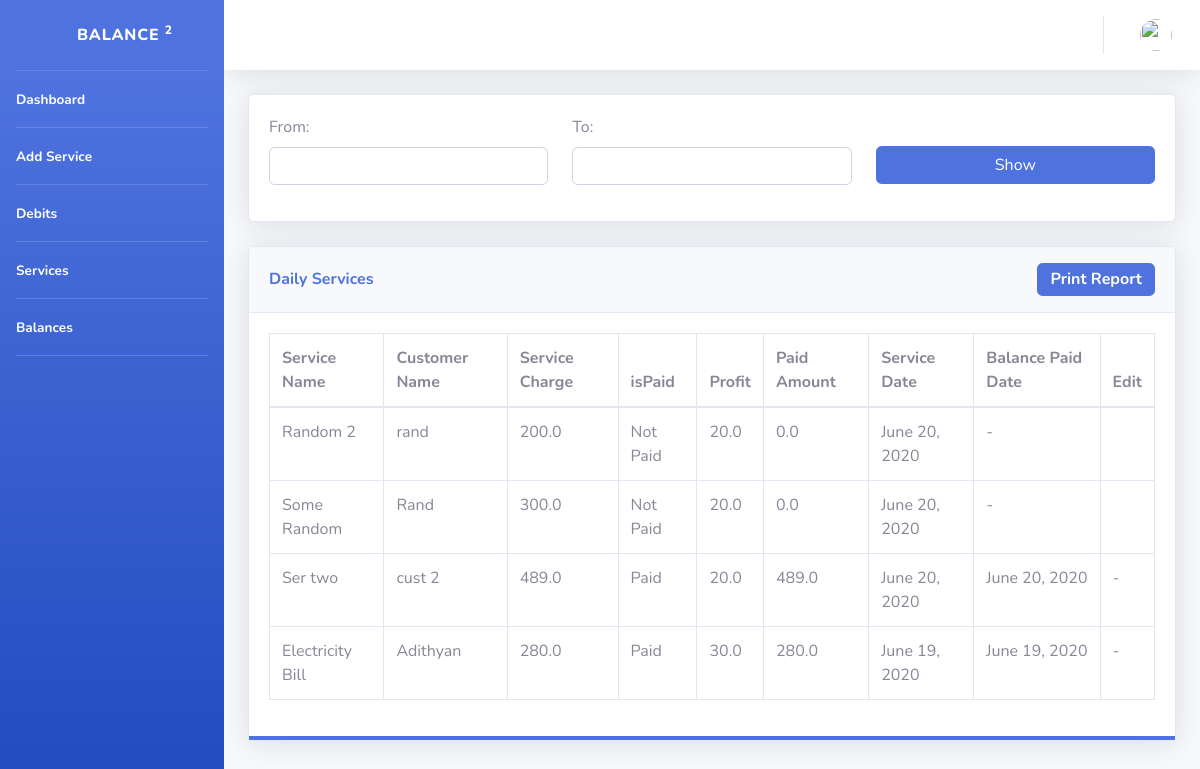
/services/, run on an earlier commit of the app's database.
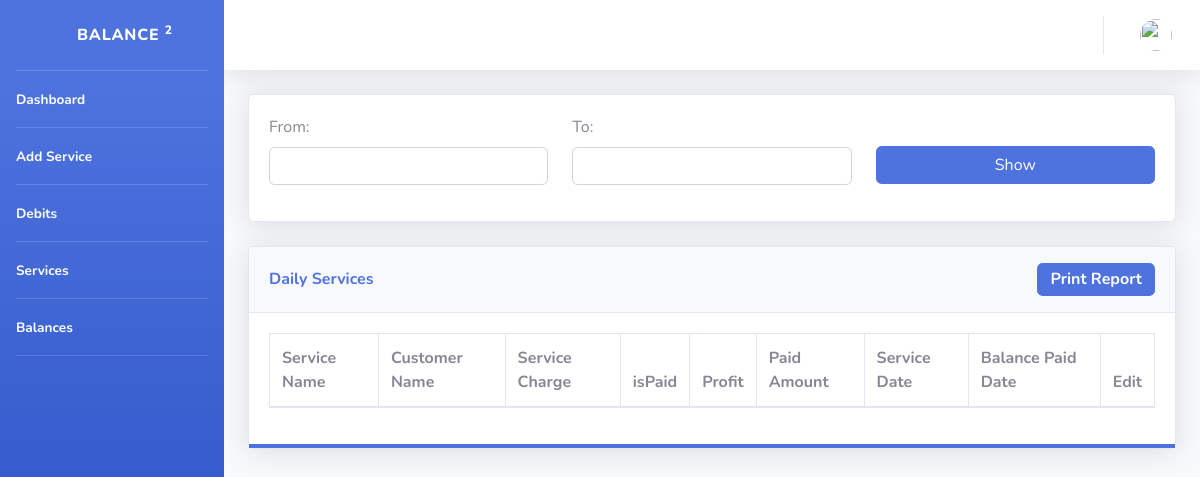
And on a later commit of the database.
### calcbook/models.py (models this page shows, shortened)
class Services(models.Model):
    service_name = models.CharField(max_length= 50)
    customer_id = models.ForeignKey(Customers , on_delete= models.CASCADE)
    service_charge = models.FloatField()
    profit = models.FloatField()
    isPaid = models.BooleanField()
    paid_amt = models.FloatField()
    service_date = models.DateField()
    bal_paid_date = models.DateField(blank=True, null=True)

class Customers(models.Model):
    name = models.CharField(max_length = 50)
    phone = models.CharField( max_length=13 , blank=True)
    email = models.EmailField(blank=True)

### calcbook/views.py (the view, shortened to what this page needs)
# urls.py: path('services/', views.ServiceListView.as_view(), name="services"),
class ServiceListView(ListView):
    services = Services.objects.order_by('-id')
    def get(self, request, *args, **kwargs):
        context = {'form': DateForm() , 'services': self.services}
        return render(request, 'service_list.html', context)

### calcbook/forms.py
class DateForm(forms.Form):
    date1 = forms.CharField(max_length=15 ,widget=forms.TextInput(attrs={
        'class': 'form-control shadow-none',
        'id' : 'date-1'
    }))
    date2 = forms.CharField(max_length=15 ,widget=forms.TextInput(attrs={
        'class': 'form-control shadow-none',
        'id' : 'date-2'
    }))

### templates/service_list.html (shortened to what this page needs)
{% extends 'base.html' %}
{% block body_block %}
<div class="card shadow mb-4 mt-4">
    <div class="card-body  border-top-primary">
        <form action="" method="POST">
            <div class="row">
               <div class="col-md-4 col-sm-6">
                  <div class="form-group">
                     <label for="debituse">From:</label>
                     {{form.date1}}
                  </div>
               </div>
               <div class="col-md-4 col-sm-6">
                  <div class="form-group">
                     <label for="debitamt">To:</label>
                     {{form.date2}}
                  </div>
               </div>
               <div class="col-md-4 col-sm-12" id="show">
                    <input type="submit" value="Show" class="btn btn-primary btn-block"  />
               </div>
            </div>
        </form>
    </div>
</div>
<div class="card shadow mb-4 mt-4">
    <div class="card-header py-3">
        <div class="table-print" style="display: flex; justify-content: space-between; align-items: center;">
            <h6 class="m-0 font-weight-bold text-primary">Daily Services</h6>
            <button class="btn btn-primary">
                <h6 class="m-0 font-weight-bold ">Print Report</h6>
            </button>
        </div>
    </div>
    <div class="card-body  border-bottom-primary">
        <div class="table-responsive ">
            <table class="table table-bordered" data-order='[[ 0, "des" ]]' id="dataTable" width="100%" cellspacing="0"
                align="center">
                <thead>
                    <tr>
                        <th>Service Name</th>
                        <th>Customer Name</th>
                        <th>Service Charge</th>
                        <th>isPaid</th>
                        <th>Profit</th>
                        <th>Paid Amount</th>
                        <th>Service Date</th>
                        <th>Balance Paid Date</th>
                        <th>Edit</th>
                    </tr>
                </thead>
                <tbody>
                    {% for service in services %}
                    <tr>
                        <td>{{service.service_name}}</td>
                        <td>{{service.customer_id.name}}</td>
                        <td>{{service.service_charge}}</td>
                        {% if service.isPaid == True %}
                        <td>Paid</td>
                        {% else %}
                        <td>Not Paid</td>
                        {% endif %}
                        <td>{{service.profit}}</td>
                        <td>{{service.paid_amt}}</td>
                        <td>{{service.service_date}}</td>
                        {% if service.bal_paid_date == None %}
                        <td>-</td>
                        {% else %}
                        <td>{{service.bal_paid_date}}</td>
                        {% endif %}
                        <td>
                            {% if service.isPaid %}
                                -
                            {% else %}
                                <a href="/update_services/{{service.id}}/update/"><i class="fa fa-pencil-alt"></i> </a>
                            {% endif %}
                        </td>
                    </tr>
                    {% endfor %}
                </tbody>
            </table>
        </div>
    </div>
{% endblock body_block %}

### templates/base.html (shortened to what this page needs)
{% load static %}
<!DOCTYPE html>
<html lang="en">
<head>
   <link href="{% static 'vendor/fontawesome-free/css/all.min.css' %}" rel="stylesheet" type="text/css">
   <link rel="stylesheet" href="{% static 'css/bootstrap-datepicker.min.css' %}">
   <link href="{% static 'vendor/datatables/dataTables.bootstrap4.min.css' %}" rel="stylesheet">
   <link href="{% static 'css/sb-admin-2.min.css' %}" rel="stylesheet">
</head>
<body id="page-top">
   <div id="wrapper">
      <ul class="navbar-nav bg-gradient-primary sidebar sidebar-dark accordion" id="accordionSidebar">
         <a class="sidebar-brand d-flex align-items-center justify-content-center" href="index.html">
            <div class="sidebar-brand-icon rotate-n-15">
               <i class="fas fa-laugh-wink"></i>
            </div>
            <div class="sidebar-brand-text mx-3">Balance <sup>2</sup></div>
         </a>
         <hr class="sidebar-divider my-0">
         <li class="nav-item active">
            <a class="nav-link" href="/welcome">
               <span>Dashboard</span></a>
         </li>
         <hr class="sidebar-divider my-0">
         <li class="nav-item active">
            <a class="nav-link" href="/add_services">
               <span>Add Service</span></a>
         </li>
         <hr class="sidebar-divider my-0">
         <li class="nav-item active">
            <a class="nav-link" href="/add_debit">
               <span>Debits</span></a>
         </li>
         <hr class="sidebar-divider my-0">
         <li class="nav-item active">
            <a class="nav-link" href="/services">
               <span>Services</span></a>
         </li>
         <hr class="sidebar-divider my-0">
         <li class="nav-item active">
            <a class="nav-link" href="/balance">
               <span>Balances</span></a>
         </li>
         <hr class="sidebar-divider">
      </ul>
      <div id="content-wrapper" class="d-flex flex-column">
         <div id="content">
            <nav class="navbar navbar-expand navbar-light bg-white topbar mb-4 static-top shadow">
               <ul class="navbar-nav ml-auto">
                  <li class="nav-item dropdown no-arrow">
                     <a class="nav-link dropdown-toggle" href="#" id="userDropdown" role="button" data-toggle="dropdown"
                        aria-haspopup="true" aria-expanded="false">
                        <img class="img-profile rounded-circle"
                           src="https://lh3.googleusercontent.com/OJV4CQCfuf7GDIctP1eh39l6APSi-G_feu--8VcxXiCYK5JO2PuM3ZqwJlxHK8pY1TmVP_rVogjRoRXK8ksdfyRqhW4UASjmkdu-2_3UHlnFFlIu7bymwU-PwkxVkEVt4Czn5HplRmpos5vpvymCAWalwAtD0DZHMcWD5WVsK0bIKDU6ouweFEJQbo-ThhSZtE8AnucN9AWYncM9UpvX0HVpxrjgEmFOBnsAsYLIOjk0JwPG6pkmsvspeZ3extab62Su9lov7or8_8CiDMonuOHsNWFkk6Q_nIxTsvkA7Lh3awA58OBGjfVtsL7f_IqdveR5rX8ezCA9ebxBK7LbLbBBo45ABznMauspf4m2WlIwmM4XOT4eKFS9IljXD76HrA4cOZftOkCg1j5yimyTkcJtSkgCOl5qlPbuY1xe-ZfjJ5J3IL0qqS0BjH9Ul-tdJflR9c8GMK-NEFFIbWCQr7Em82ITvoxRm1DZhYwWqxZsAcbkSZk68V61bCiGVE9jP0ZuMvGbfKe6muW02AQzOHwsUXge5pv0tIu6-tGK0qObs_3_nWJeAfvZHg6Q5DopGLWnI3IhAWDDuTW-s-FRWSSkT8oh7zbixT6dfNUy1e0I_Td8O9UAw9NS-pD9uEaT_3GZSwHsJkzXa2Nt-xo97qTByFHeXpV7MFq0PZ5tCPJjHegSXbg327LEIcsoEA=s60-no?authuser=0">
                     </a>
                  </li>
               </ul>
            </nav>
            <div class="container-fluid">
               {% block body_block %}
               {% endblock %}
            </div>
         </div>
      </div>
   </div>
</body>
</html>

### templates/service_list.html (style rules this page uses)
#show { display: flex; justify-content: flex-end; align-items: center; margin-top: 14px; }

What changed in the data, as far as the page shows it:
removed Services: service_name "Random 2", customer_id.name "rand", service_charge "200.0", isPaid "Not Paid", profit "20.0", paid_amt "0.0", service_date "June 20, 2020"
removed Services: service_name "Some Random", customer_id.name "Rand", service_charge "300.0", isPaid "Not Paid", profit "20.0", paid_amt "0.0", service_date "June 20, 2020"
removed Services: service_name "Ser two", customer_id.name "cust 2", service_charge "489.0", isPaid "Paid", profit "20.0", paid_amt "489.0", service_date "June 20, 2020", bal_paid_date "June 20, 2020"
removed Services: service_name "Electricity Bill", customer_id.name "Adithyan", service_charge "280.0", isPaid "Paid", profit "30.0", paid_amt "280.0", service_date "June 19, 2020", bal_paid_date "June 19, 2020"
